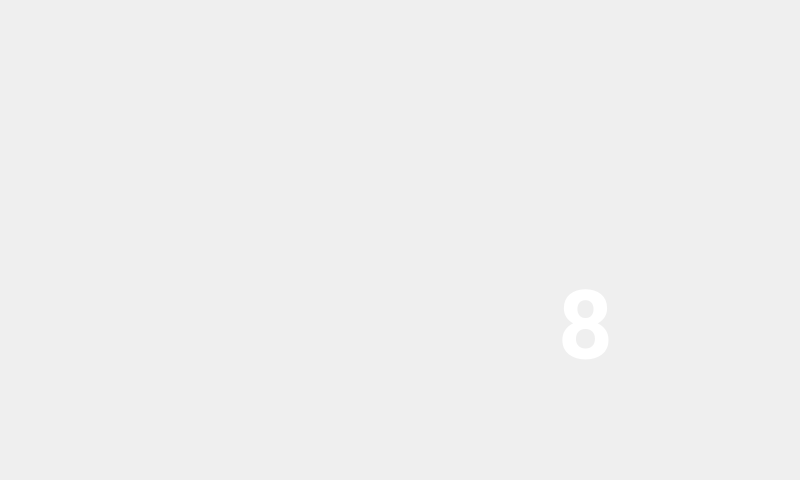
<?xml version="1.0" encoding="UTF-8"?>
<ui version="4.0">
 <class>OctopusWindow</class>
 <widget class="QMainWindow" name="OctopusWindow">
  <property name="geometry">
   <rect>
    <x>0</x>
    <y>0</y>
    <width>800</width>
    <height>480</height>
   </rect>
  </property>
  <property name="windowTitle">
   <string>MainWindow</string>
  </property>
  <property name="styleSheet">
   <string notr="true">background-image: url(/home/pi/Desktop/BK/BG-P.5.cn.jpg);</string>
  </property>
  <widget class="QWidget" name="centralwidget">
   <widget class="QPushButton" name="pushButton">
    <property name="geometry">
     <rect>
      <x>0</x>
      <y>0</y>
      <width>91</width>
      <height>91</height>
     </rect>
    </property>
    <property name="font">
     <font>
      <pointsize>40</pointsize>
      <weight>75</weight>
      <bold>true</bold>
     </font>
    </property>
    <property name="focusPolicy">
     <enum>Qt::NoFocus</enum>
    </property>
    <property name="styleSheet">
     <string notr="true">background:transparent;
border-image: transparent;</string>
    </property>
    <property name="text">
     <string/>
    </property>
    <property name="flat">
     <bool>true</bool>
    </property>
   </widget>
   <widget class="QPushButton" name="pushButton_3">
    <property name="geometry">
     <rect>
      <x>0</x>
      <y>410</y>
      <width>81</width>
      <height>71</height>
     </rect>
    </property>
    <property name="font">
     <font>
      <pointsize>40</pointsize>
      <weight>75</weight>
      <bold>true</bold>
     </font>
    </property>
    <property name="focusPolicy">
     <enum>Qt::NoFocus</enum>
    </property>
    <property name="styleSheet">
     <string notr="true">background:transparent;
border-image: transparent;</string>
    </property>
    <property name="text">
     <string/>
    </property>
    <property name="flat">
     <bool>true</bool>
    </property>
   </widget>
   <widget class="QLabel" name="label_No">
    <property name="geometry">
     <rect>
      <x>480</x>
      <y>260</y>
      <width>211</width>
      <height>131</height>
     </rect>
    </property>
    <property name="palette">
     <palette>
      <active>
       <colorrole role="WindowText">
        <brush brushstyle="SolidPattern">
         <color alpha="255">
          <red>255</red>
          <green>255</green>
          <blue>255</blue>
         </color>
        </brush>
       </colorrole>
       <colorrole role="Button">
        <brush brushstyle="SolidPattern">
         <color alpha="0">
          <red>0</red>
          <green>0</green>
          <blue>0</blue>
         </color>
        </brush>
       </colorrole>
       <colorrole role="Text">
        <brush brushstyle="SolidPattern">
         <color alpha="255">
          <red>255</red>
          <green>255</green>
          <blue>255</blue>
         </color>
        </brush>
       </colorrole>
       <colorrole role="Base">
        <brush brushstyle="SolidPattern">
         <color alpha="0">
          <red>0</red>
          <green>0</green>
          <blue>0</blue>
         </color>
        </brush>
       </colorrole>
       <colorrole role="Window">
        <brush brushstyle="SolidPattern">
         <color alpha="0">
          <red>0</red>
          <green>0</green>
          <blue>0</blue>
         </color>
        </brush>
       </colorrole>
      </active>
      <inactive>
       <colorrole role="WindowText">
        <brush brushstyle="SolidPattern">
         <color alpha="255">
          <red>255</red>
          <green>255</green>
          <blue>255</blue>
         </color>
        </brush>
       </colorrole>
       <colorrole role="Button">
        <brush brushstyle="SolidPattern">
         <color alpha="0">
          <red>0</red>
          <green>0</green>
          <blue>0</blue>
         </color>
        </brush>
       </colorrole>
       <colorrole role="Text">
        <brush brushstyle="SolidPattern">
         <color alpha="255">
          <red>255</red>
          <green>255</green>
          <blue>255</blue>
         </color>
        </brush>
       </colorrole>
       <colorrole role="Base">
        <brush brushstyle="SolidPattern">
         <color alpha="0">
          <red>0</red>
          <green>0</green>
          <blue>0</blue>
         </color>
        </brush>
       </colorrole>
       <colorrole role="Window">
        <brush brushstyle="SolidPattern">
         <color alpha="0">
          <red>0</red>
          <green>0</green>
          <blue>0</blue>
         </color>
        </brush>
       </colorrole>
      </inactive>
      <disabled>
       <colorrole role="WindowText">
        <brush brushstyle="SolidPattern">
         <color alpha="255">
          <red>143</red>
          <green>146</green>
          <blue>147</blue>
         </color>
        </brush>
       </colorrole>
       <colorrole role="Button">
        <brush brushstyle="SolidPattern">
         <color alpha="0">
          <red>0</red>
          <green>0</green>
          <blue>0</blue>
         </color>
        </brush>
       </colorrole>
       <colorrole role="Text">
        <brush brushstyle="SolidPattern">
         <color alpha="255">
          <red>143</red>
          <green>146</green>
          <blue>147</blue>
         </color>
        </brush>
       </colorrole>
       <colorrole role="Base">
        <brush brushstyle="SolidPattern">
         <color alpha="0">
          <red>0</red>
          <green>0</green>
          <blue>0</blue>
         </color>
        </brush>
       </colorrole>
       <colorrole role="Window">
        <brush brushstyle="SolidPattern">
         <color alpha="0">
          <red>0</red>
          <green>0</green>
          <blue>0</blue>
         </color>
        </brush>
       </colorrole>
      </disabled>
     </palette>
    </property>
    <property name="font">
     <font>
      <family>Roboto</family>
      <pointsize>72</pointsize>
      <weight>75</weight>
      <bold>true</bold>
     </font>
    </property>
    <property name="styleSheet">
     <string notr="true">background:transparent;
border-image: transparent;</string>
    </property>
    <property name="text">
     <string>8</string>
    </property>
    <property name="alignment">
     <set>Qt::AlignCenter</set>
    </property>
   </widget>
  </widget>
 </widget>
 <resources/>
 <connections/>
</ui>
